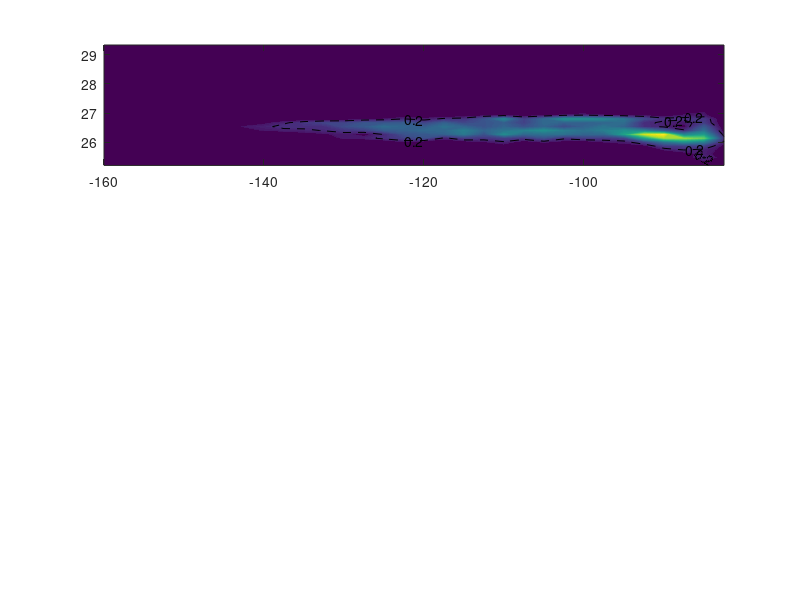

The MATLAB script that drew this image: (Note: this script raises an error after producing the figure.)
%% Intro

% Pyticles plotter written by Natalya Evans on 2022 Jan 23 to recreate fig
% 5 from Margolskee et al. (2019)

%% 13CW plot

pdens_high=25.75;
pdens_low=27;

load('southern_boundary_particle_counter')
figure(1)
subplot(3,1,1)
contourf(map_x,map_y-1000,particle_counter,[0,0.1:0.01:2],'LineStyle','None');
hold on
C=contour(map_x,map_y-1000,particle_counter,[0,0.2],'k--');
hT=clabel(C,0.2);
hT(2).String='67%';
hT(4).String='67%';
C=contour(map_x,map_y-1000,particle_counter,[0,0.5],'k-');
hT=clabel(C,0.5);
hT(2).String='44%';
hT(4).String='44%';
set(gca,'YDir','reverse');
cmap=cmocean('-ice');
cmap(1,:)=[1,1,1]; % white background
colormap(cmap);
caxis([0 2])
ylim([25.75 27])
yticks([25.8 26 26.2 26.4 26.6 26.8 27.0])
yticklabels({'25.8' '26.0' '26.2' '26.4' '26.6' '26.8' '27'})
grid on
ylabel('Potential Density/kg m^{-3}')
xlabel(['Longitude/' char(176) 'E'])
title('Percent Particle Entry')
hold off


load('northwest_boundary_particle_counter')
figure(1)
subplot(3,1,2)
contourf(map_x,map_y-1000,particle_counter,[0,0.1:0.01:2],'LineStyle','None');
hold on
[C,c]=contour(map_x,map_y-1000,particle_counter,[0,0.10],'k--');
hT=clabel(C,0.10);
hT(2).String='20.2%';
hT(4).String='20.2%';
hT(6).String='20.2%';
C=contour(map_x,map_y-1000,particle_counter,[0,0.3],'k-');
hT=clabel(C,0.3);
hT(2).String='15.8%';
hT(4).String='15.8%';
set(gca,'YDir','reverse');
colormap(cmap);
caxis([0 2])
ylim([26 27])
yticks([25.8 26 26.2 26.4 26.6 26.8 27.0 27.2])
yticklabels({'25.8' '26.0' '26.2' '26.4' '26.6' '26.8' '27.0'})
grid on
ylabel('Potential Density/kg m^{-3}')
ylabel(['Latitude/' char(176) 'N'])
hold off


%% Plot this one sidewise

figure(2)
subplot(1,2,1)
contourf(map_y-1000,map_x,particle_counter,[0,0.1:0.01:2],'LineStyle','None');
hold on
C=contour(map_y-1000,map_x,particle_counter,[0,0.10],'k--');
hT=clabel(C,0.10);
hT(2).String='20.2%';
hT(4).String='20.2%';
hT(6).String='20.2%';

C=contour(map_y-1000,map_x,particle_counter,[0,0.3],'k-');
hT=clabel(C,0.3);
hT(2).String='15.8%';
hT(4).String='15.8%';
colormap(cmap);
caxis([0 2])
xlim([26 27])
xticks([25.8 26 26.2 26.4 26.6 26.8 27.0 27.2])
xticklabels({'25.8' '26.0' '26.2' '26.4' '26.6' '26.8' '27.0'})
grid on
xlabel('Potential Density/kg m^{-3}')
ylabel(['Latitude/' char(176) 'N'])
title('Percent Particle Entry')
hold off

